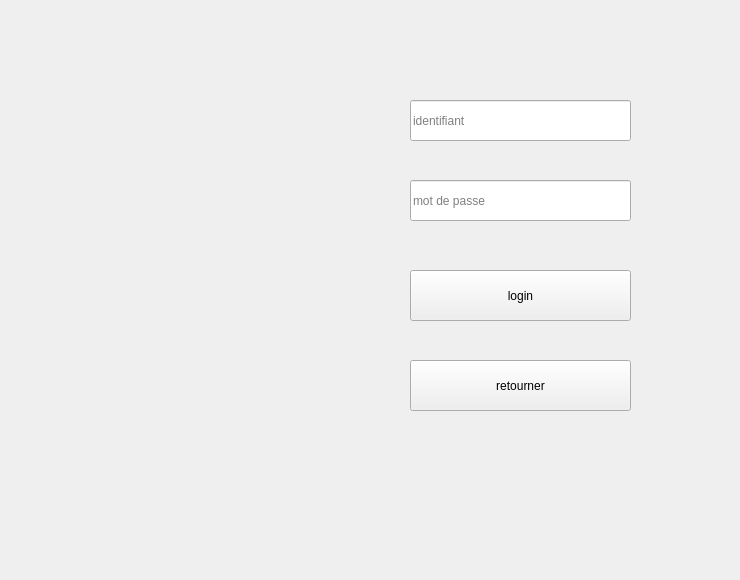
        <widget class="QWidget" name="page_14">
         <widget class="QWidget" name="widget" native="true">
          <property name="geometry">
           <rect>
            <x>320</x>
            <y>70</y>
            <width>411</width>
            <height>501</height>
           </rect>
          </property>
          <widget class="QLineEdit" name="lineEdit_3">
           <property name="geometry">
            <rect>
             <x>90</x>
             <y>30</y>
             <width>221</width>
             <height>41</height>
            </rect>
           </property>
           <property name="styleSheet">
            <string notr="true">color: rgb(0, 0, 0);</string>
           </property>
           <property name="inputMask">
            <string/>
           </property>
           <property name="placeholderText">
            <string>identifiant</string>
           </property>
          </widget>
          <widget class="QLineEdit" name="lineEdit_4">
           <property name="geometry">
            <rect>
             <x>90</x>
             <y>110</y>
             <width>221</width>
             <height>41</height>
            </rect>
           </property>
           <property name="styleSheet">
            <string notr="true">color: rgb(0, 0, 0);</string>
           </property>
           <property name="inputMask">
            <string/>
           </property>
           <property name="placeholderText">
            <string>mot de passe</string>
           </property>
          </widget>
          <widget class="QPushButton" name="pushButton_16">
           <property name="geometry">
            <rect>
             <x>90</x>
             <y>200</y>
             <width>221</width>
             <height>51</height>
            </rect>
           </property>
           <property name="text">
            <string>login</string>
           </property>
          </widget>
          <widget class="QPushButton" name="pushButton_17">
           <property name="geometry">
            <rect>
             <x>90</x>
             <y>290</y>
             <width>221</width>
             <height>51</height>
            </rect>
           </property>
           <property name="text">
            <string>retourner</string>
           </property>
          </widget>
         </widget>
        </widget>
